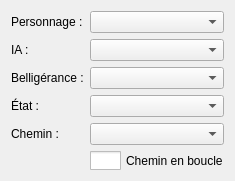
     <widget class="QWidget" name="tabMover">
      <attribute name="title">
       <string>Mover</string>
      </attribute>
      <layout class="QFormLayout" name="formLayout_5">
       <item row="0" column="0">
        <widget class="QLabel" name="label_20">
         <property name="text">
          <string>Personnage :</string>
         </property>
        </widget>
       </item>
       <item row="0" column="1">
        <widget class="QComboBox" name="moverNPC">
         <property name="styleSheet">
          <string notr="true"/>
         </property>
         <property name="maxVisibleItems">
          <number>20</number>
         </property>
        </widget>
       </item>
       <item row="1" column="0">
        <widget class="QLabel" name="label_21">
         <property name="text">
          <string>IA :</string>
         </property>
        </widget>
       </item>
       <item row="1" column="1">
        <widget class="QComboBox" name="moverAI">
         <property name="styleSheet">
          <string notr="true"/>
         </property>
        </widget>
       </item>
       <item row="2" column="0">
        <widget class="QLabel" name="label_22">
         <property name="text">
          <string>Belligérance :</string>
         </property>
        </widget>
       </item>
       <item row="2" column="1">
        <widget class="QComboBox" name="moverBelli">
         <property name="minimumSize">
          <size>
           <width>106</width>
           <height>0</height>
          </size>
         </property>
         <property name="styleSheet">
          <string notr="true"/>
         </property>
        </widget>
       </item>
       <item row="3" column="0">
        <widget class="QLabel" name="label_23">
         <property name="text">
          <string>État :</string>
         </property>
        </widget>
       </item>
       <item row="3" column="1">
        <widget class="QComboBox" name="moverAIState">
         <property name="styleSheet">
          <string notr="true"/>
         </property>
        </widget>
       </item>
       <item row="4" column="0">
        <widget class="QLabel" name="label_47">
         <property name="text">
          <string>Chemin :</string>
         </property>
        </widget>
       </item>
       <item row="4" column="1">
        <widget class="QComboBox" name="moverPatrolIndex">
         <property name="styleSheet">
          <string notr="true"/>
         </property>
        </widget>
       </item>
       <item row="5" column="1">
        <widget class="QCheckBox" name="moverPatrolCycle">
         <property name="styleSheet">
          <string notr="true">QCheckBox {
    spacing: 5px;
}

QCheckBox::indicator {
    width: 31px;
    height: 19px;
}

QCheckBox::indicator:unchecked {
	image: url(:/MainFrame/Resources/Icons_New/Checkbutton_no.png);
}

QCheckBox::indicator:checked {
	image: url(:/MainFrame/Resources/Icons_New/Checkbutton_yes.png);
}</string>
         </property>
         <property name="text">
          <string>Chemin en boucle</string>
         </property>
        </widget>
       </item>
      </layout>
     </widget>
